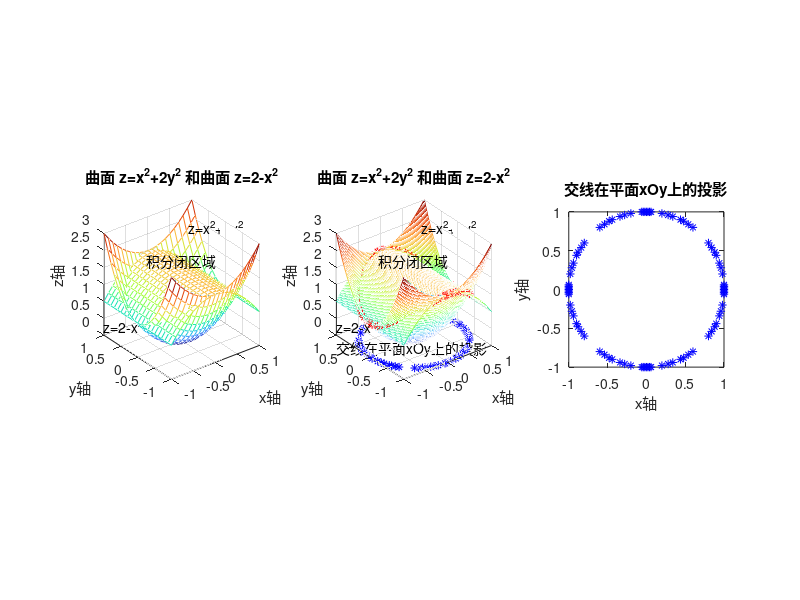

Recreate this plot in MATLAB.
clf

[x,y] = meshgrid(-1:0.1:1);
z1 = x.^2 +2.*y.^2;
z2 = 2 - x.^2;

subplot(1,3,1)
mesh(x,y,z1)
hold on
mesh(x,y,z2)
title("曲面 z=x^2+2y^2 和曲面 z=2-x^2","Interpreter","tex")
xlabel("x轴")
ylabel("y轴")
zlabel("z轴")
colormap("turbo")
daspect([1,1,1.414])

text(0,0,2.3,"积分闭区域","HorizontalAlignment","center")
text(-1,1,.3,"z=2-x^2")
text(.7,.7,2.5,"z=x^2+2y^2")

[x,y] = meshgrid(-1:0.02:1);

z1 = x.^2 +2.*y.^2;
z2 = 2 - x.^2;

subplot(1,3,2)
mesh(x,y,z1)
hold on
mesh(x,y,z2)
daspect([1,1,1.414])
title("曲面 z=x^2+2y^2 和曲面 z=2-x^2")
xlabel("x轴")
ylabel("y轴")
zlabel("z轴")
colormap("turbo")

text(0,0,2.3,"积分闭区域","HorizontalAlignment","center")
text(-1,1,.3,"z=2-x^2")
text(.7,.7,2.5,"z=x^2+2y^2")

r0 = abs(z1-z2)<0.01;
XX = r0 .* x;
YY = r0 .* y;
ZZ = r0 .* z2;

XX = XX(r0~=0);
YY = YY(r0~=0);
ZZ = ZZ(r0~=0);
plot3(XX,YY,ZZ,"r*")
plot(XX,YY,"b*")
text(-0.2,-0.2,0,"交线在平面xOy上的投影","HorizontalAlignment","center")

subplot(1,3,3)
plot(XX,YY,"*b")
daspect([1,1,1])
title("交线在平面xOy上的投影")
xlabel("x轴")
ylabel("y轴")